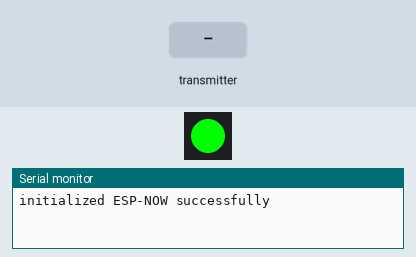
A sketch run on a simulated ESP32. Shown: 1 RGB LEDs in strip order, left to right, the last lines printed to the serial monitor. The inputs (shaded band) are chosen by the test bench. Dim RGB values are drawn brighter than linear.

Above: at 1.2 s.
1.3 s: the transmitter starts sending a = 0
At 2.5 s:
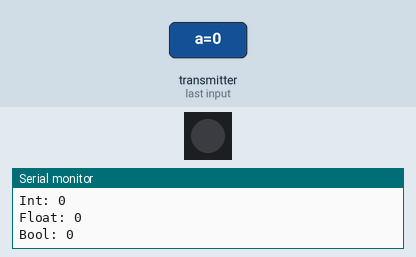
2.8 s: the transmitter starts sending r = 4095
At 3.8 s:
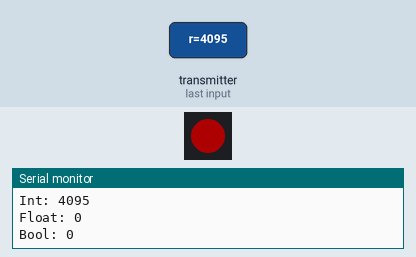
4.3 s: the transmitter starts sending g = 4095
At 5.0 s:
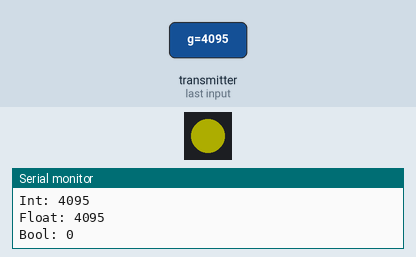
5.8 s: the transmitter starts sending b = 4095
At 6.1 s:
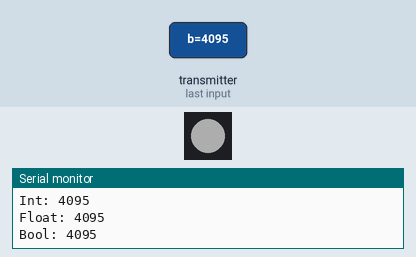
7.3 s: the transmitter starts sending r = 1024
At 8.4 s:
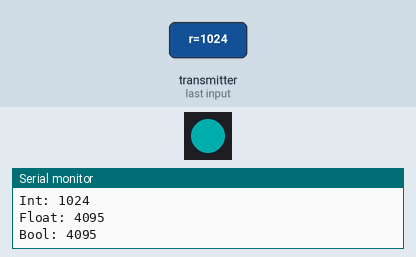
8.8 s: the transmitter starts sending g = 1024
At 9.6 s:
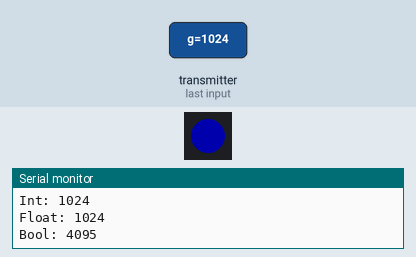
Timing chart, 0 to 11.3 s (numbered marks = the images above; inputs shaded):
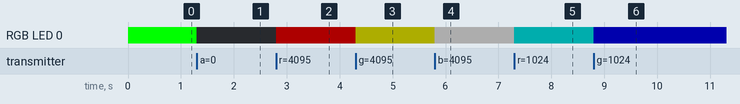

The sketch:

ESP02_receiver.ino
```cpp
#include <esp_now.h>
#include <WiFi.h>
#include <Adafruit_NeoPixel.h>

#define LED_COUNT 1
#define LED_PIN 18

Adafruit_NeoPixel strip(LED_COUNT, LED_PIN, NEO_GRB + NEO_KHZ800);

// Structure example to receive data
// Must match the sender structure
typedef struct struct_message {
    char a[32];
    int r;
    int g;
    int b;
} struct_message;

// Create a struct_message called myData
struct_message myData;

String done;

// callback function that will be executed when data is received
void OnDataRecv(const uint8_t * mac, const uint8_t *incomingData, int len) {
  memcpy(&myData, incomingData, sizeof(myData));
  Serial.print("Bytes received: ");
  Serial.println(len);
  Serial.print("Char: ");
  Serial.println(myData.a);
  Serial.print("Int: ");
  Serial.println(myData.r);
  Serial.print("Float: ");
  Serial.println(myData.g);
  Serial.print("Bool: ");
  Serial.println(myData.b);
  Serial.println();

  strip.setPixelColor(0, strip.Color(myData.r, myData.g, myData.b));
  strip.show();
}

void setup() {
  // Initialize Serial Monitor
  Serial.begin(115200);

  // Set device as a Wi-Fi Station
  WiFi.mode(WIFI_STA);


  // Init ESP-NOW
  if (esp_now_init() != ESP_OK) {
    Serial.println("Error initializing ESP-NOW");
    return;
  }
  else{
    done="yes";
    Serial.println("initialized ESP-NOW successfully");
  }

  // Once ESPNow is successfully Init, we will register for recv CB to
  // get recv packer info
  esp_now_register_recv_cb(OnDataRecv);


  strip.begin();
  strip.show();
  strip.setPixelColor(0, strip.Color(0, 255, 0));
  strip.show();
  strip.setBrightness(50);
}

void loop() {
}
```

Measured:
- after the input at 1.3 s, RGB LED 0: RGB(0, 255, 0) → off at once
- after the input at 2.8 s, RGB LED 0: off → RGB(50, 0, 0) at once
- after the input at 4.3 s, RGB LED 0: RGB(50, 0, 0) → RGB(50, 50, 0) at once
- after the input at 5.8 s, RGB LED 0: RGB(50, 50, 0) → RGB(50, 50, 50) at once
- after the input at 7.3 s, RGB LED 0: RGB(50, 50, 50) → RGB(0, 50, 50) at once
- after the input at 8.8 s, RGB LED 0: RGB(0, 50, 50) → RGB(0, 0, 50) at once
